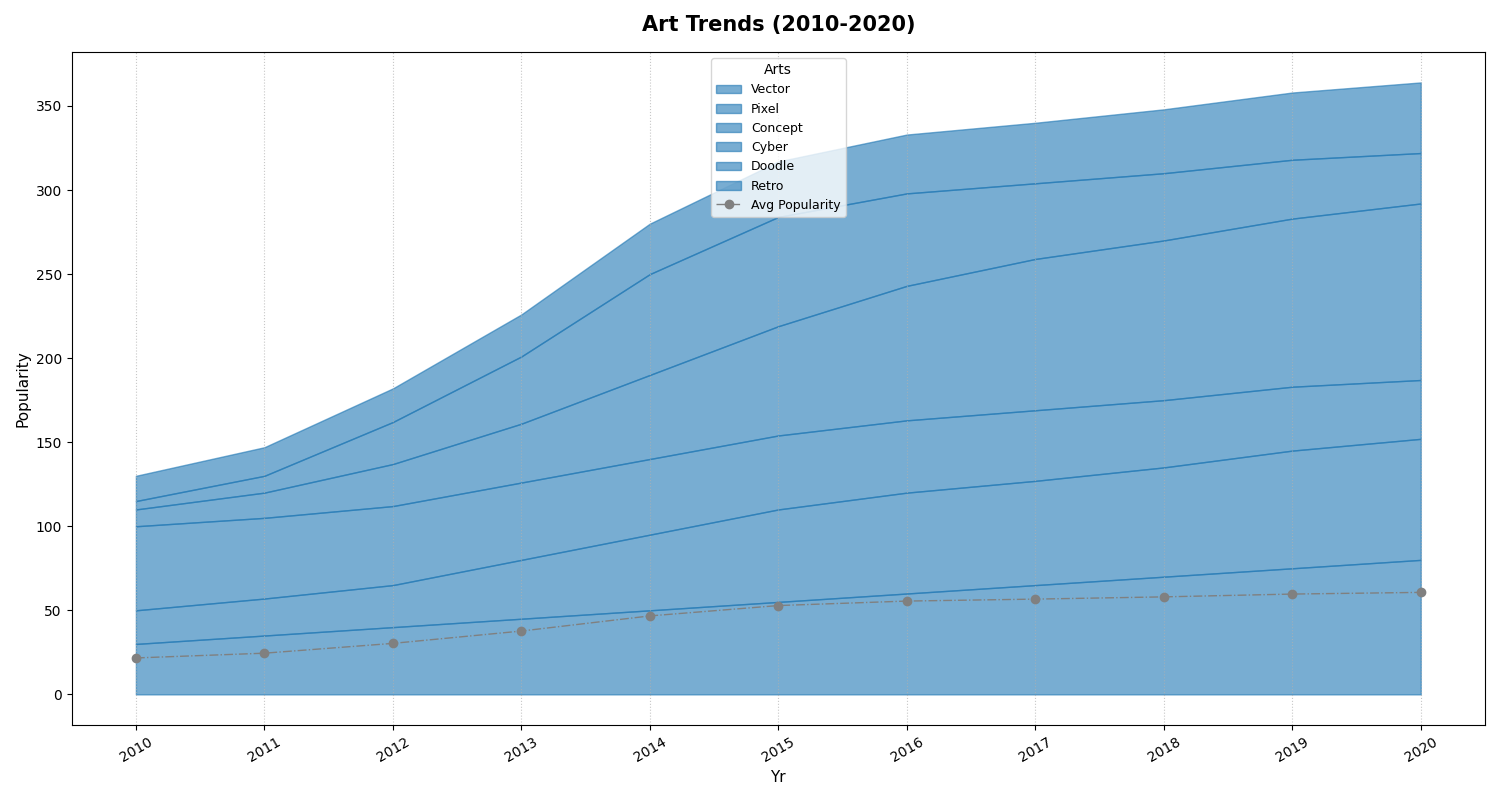

The script that drew this image:
import matplotlib.pyplot as plt
import numpy as np

years = np.arange(2010, 2021)

vector_art = np.array([30, 35, 40, 45, 50, 55, 60, 65, 70, 75, 80])
pixel_art = np.array([20, 22, 25, 35, 45, 55, 60, 62, 65, 70, 72])
concept_art = np.array([50, 48, 47, 46, 45, 44, 43, 42, 40, 38, 35])
cyberpunk = np.array([10, 15, 25, 35, 50, 65, 80, 90, 95, 100, 105])
doodle_art = np.array([5, 10, 25, 40, 60, 65, 55, 45, 40, 35, 30])
retro_art = np.array([15, 17, 20, 25, 30, 33, 35, 36, 38, 40, 42])

cumulative_vector_art = vector_art
cumulative_pixel_art = cumulative_vector_art + pixel_art
cumulative_concept_art = cumulative_pixel_art + concept_art
cumulative_cyberpunk = cumulative_concept_art + cyberpunk
cumulative_doodle_art = cumulative_cyberpunk + doodle_art
cumulative_retro_art = cumulative_doodle_art + retro_art

average_popularity = (vector_art + pixel_art + concept_art + cyberpunk + doodle_art + retro_art) / 6

plt.figure(figsize=(15, 8))

# Apply a single color '#1f77b4' to all data groups
single_color = '#1f77b4'
plt.fill_between(years, 0, cumulative_vector_art, color=single_color, label='Vector', alpha=0.6)
plt.fill_between(years, cumulative_vector_art, cumulative_pixel_art, color=single_color, label='Pixel', alpha=0.6)
plt.fill_between(years, cumulative_pixel_art, cumulative_concept_art, color=single_color, label='Concept', alpha=0.6)
plt.fill_between(years, cumulative_concept_art, cumulative_cyberpunk, color=single_color, label='Cyber', alpha=0.6)
plt.fill_between(years, cumulative_cyberpunk, cumulative_doodle_art, color=single_color, label='Doodle', alpha=0.6)
plt.fill_between(years, cumulative_doodle_art, cumulative_retro_art, color=single_color, label='Retro', alpha=0.6)

plt.plot(years, average_popularity, color='grey', linewidth=1, linestyle='-.', label='Avg Popularity', marker='o')

plt.title('Art Trends (2010-2020)', fontsize=15, fontweight='bold', pad=15)
plt.xlabel('Yr', fontsize=11)
plt.ylabel('Popularity', fontsize=11)

plt.xticks(years, rotation=30, ha='center')
plt.grid(visible=True, linestyle=':', alpha=0.7, axis='x')
plt.legend(loc='upper center', title='Arts', fontsize=9, frameon=True)
plt.tight_layout()
plt.show()
